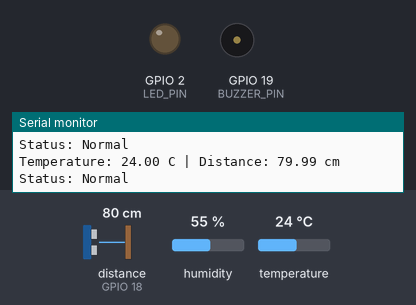
The sketch below on a simulated ESP32. Shown: output pins drawn as LEDs (lit = HIGH), buzzer (waves = sounding, pin HIGH), the last lines printed to the serial monitor. Wiring (inferred from the names in the program): ultrasonic range finder: trigger GPIO 5; echo GPIO 18. The inputs (shaded band) are chosen by the test bench; at power-on: distance to the obstacle (sensor on GPIO 18) 80 cm, humidity 55 %, temperature 24 °C. The echo pulse lasts 58.3 µs per cm; pins used as bus, display or sensor lines are not drawn.

Above: at 2.8 s.
2.9 s: distance to the obstacle (sensor on GPIO 18) set to 22 cm
5.6 s: distance to the obstacle (sensor on GPIO 18) set to 19 cm
At 6.3 s:
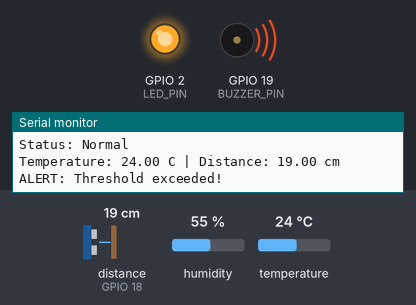
8.3 s: distance to the obstacle (sensor on GPIO 18) set to 35 cm
At 11.1 s:
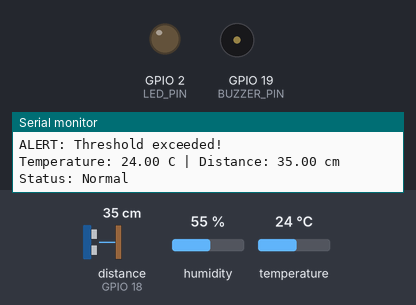
11.5 s: distance to the obstacle (sensor on GPIO 18) set to 2 cm
At 12.9 s:
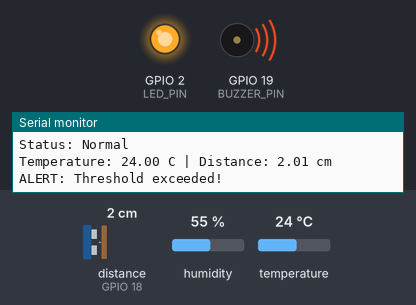
Timing chart, 0 to 14.5 s (numbered marks = the images above; inputs shaded):
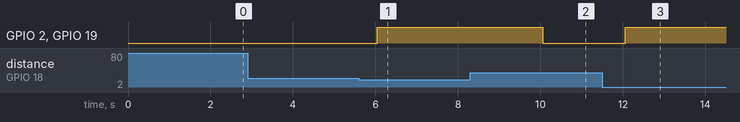

The sketch:

ESP32_Source_Code.ino
```cpp
/*
  Part B: ESP32-Based Prototype
  Temperature and Distance Monitoring with Alert Generation

  Sensors:
  - DHT22 temperature sensor
  - HC-SR04 ultrasonic distance sensor

  Outputs:
  - LED alert
  - Buzzer alert
  - Serial Monitor data logging
*/

#include <DHT.h>

#define DHTPIN 4
#define DHTTYPE DHT22

#define TRIG_PIN 5
#define ECHO_PIN 18
#define LED_PIN 2
#define BUZZER_PIN 19

const float TEMP_LIMIT = 35.0;     // Alert if temperature exceeds 35 C
const float DIST_LIMIT = 20.0;     // Alert if object is closer than 20 cm

DHT dht(DHTPIN, DHTTYPE);

float readDistanceCM() {
  digitalWrite(TRIG_PIN, LOW);
  delayMicroseconds(2);

  digitalWrite(TRIG_PIN, HIGH);
  delayMicroseconds(10);
  digitalWrite(TRIG_PIN, LOW);

  long duration = pulseIn(ECHO_PIN, HIGH, 30000);
  float distance = duration * 0.0343 / 2.0;

  return distance;
}

void setup() {
  Serial.begin(115200);
  dht.begin();

  pinMode(TRIG_PIN, OUTPUT);
  pinMode(ECHO_PIN, INPUT);
  pinMode(LED_PIN, OUTPUT);
  pinMode(BUZZER_PIN, OUTPUT);

  digitalWrite(LED_PIN, LOW);
  digitalWrite(BUZZER_PIN, LOW);

  Serial.println("ESP32 Temperature and Distance Monitoring System Started");
  Serial.println("--------------------------------------------------------");
}

void loop() {
  float temperature = dht.readTemperature();
  float distance = readDistanceCM();

  Serial.print("Temperature: ");
  Serial.print(temperature);
  Serial.print(" C | Distance: ");
  Serial.print(distance);
  Serial.println(" cm");

  if (temperature > TEMP_LIMIT || distance < DIST_LIMIT) {
    digitalWrite(LED_PIN, HIGH);
    digitalWrite(BUZZER_PIN, HIGH);
    Serial.println("ALERT: Threshold exceeded!");
  } else {
    digitalWrite(LED_PIN, LOW);
    digitalWrite(BUZZER_PIN, LOW);
    Serial.println("Status: Normal");
  }

  Serial.println();
  delay(2000);
}
```

Measured:
- the behaviour switches between 21 and 20 cm on distance to the obstacle (sensor on GPIO 18) (found by bisection; images 0 and 1)
- after the input at 5.6 s, GPIO 2 (LED_PIN), GPIO 19 (BUZZER_PIN): LOW → HIGH after 0.44 s
- after the input at 8.3 s, GPIO 2 (LED_PIN), GPIO 19 (BUZZER_PIN): HIGH → LOW after 1.8 s
- after the input at 11.5 s, GPIO 2 (LED_PIN), GPIO 19 (BUZZER_PIN): LOW → HIGH after 0.56 s
